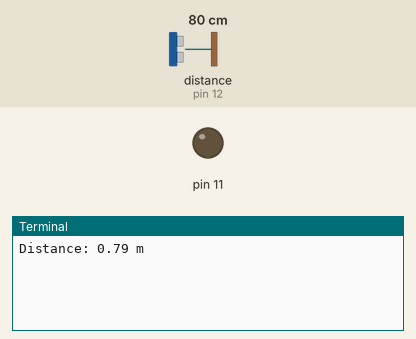
Bench run of a program on a simulated Raspberry Pi (header pin numbers). Shown: output pins drawn as LEDs (lit = HIGH), the last lines printed to the terminal. Inputs (shaded band) come from the test bench; at power-on: distance to the obstacle (sensor on pin 12) 80 cm. The clock reads 2024-03-15 10:24:30 at power-on unless the program sets it; pins used as bus, display or sensor lines are not drawn.

Above: at 3.2 s.
3.3 s: distance to the obstacle (sensor on pin 12) set to 2 cm
At 6.3 s:
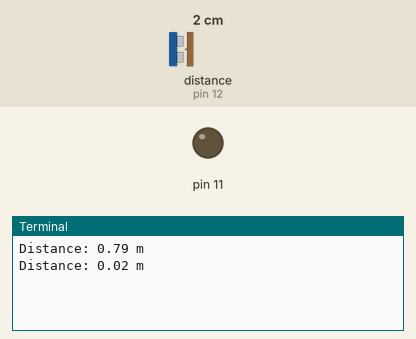
7.1 s: distance to the obstacle (sensor on pin 12) set to 4 cm
At 8.6 s:
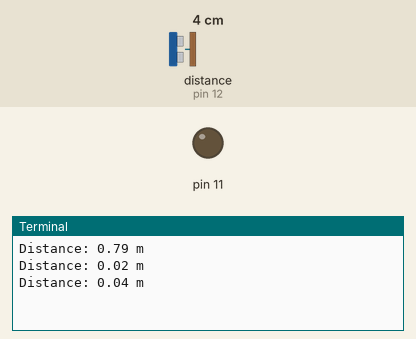
Timing chart, 0 to 10.1 s (numbered marks = the images above; inputs shaded):
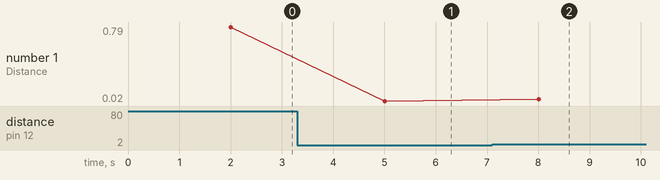

The program:

ultrasonic_ranging.py
```python
#!/usr/bin/env python
#!coding:utf-8
#树莓派b+对HC-SR04超声波测距传感器的使用
#Author: Jiahui Tang
#Time: 2016-12-09

#import the necessary packages
import RPi.GPIO as GPIO
import time

#define the function of check the distance
def checkdist():
	GPIO.output( 11, GPIO.HIGH)
	time.sleep(0.000015)
	GPIO.output( 11, GPIO.LOW)
	while not GPIO.input(12):
		pass
	t1 = time.time()
	while GPIO.input(12):
		pass
	t2 = time.time()

	#return the distance
	return (t2-t1) * 340 / 2

#set the mode of the GPIO of raspberrypi
GPIO.setmode(GPIO.BOARD)

GPIO.setup(11, GPIO.OUT, initial = GPIO.LOW)
GPIO.setup(12, GPIO.IN)

#ready
time.sleep(2)

#main
try:
	#main loop
	while True:
		#print the format distance
		print 'Distance: %0.2f m' %checkdist()

		#time delay
		time.sleep(3)

except KeyboardInterrupt:
	#clean
	GPIO.cleanup()
```

Measured:
- after the input at 3.3 s, the terminal: prints a new line after 1.7 s (image 1)
- after the input at 7.1 s, the terminal: prints a new line after 0.91 s (image 2)
- plotted number 1: 0.79 → 0.02 after the input at 3.3 s, 0.02 → 0.04 after the input at 7.1 s
